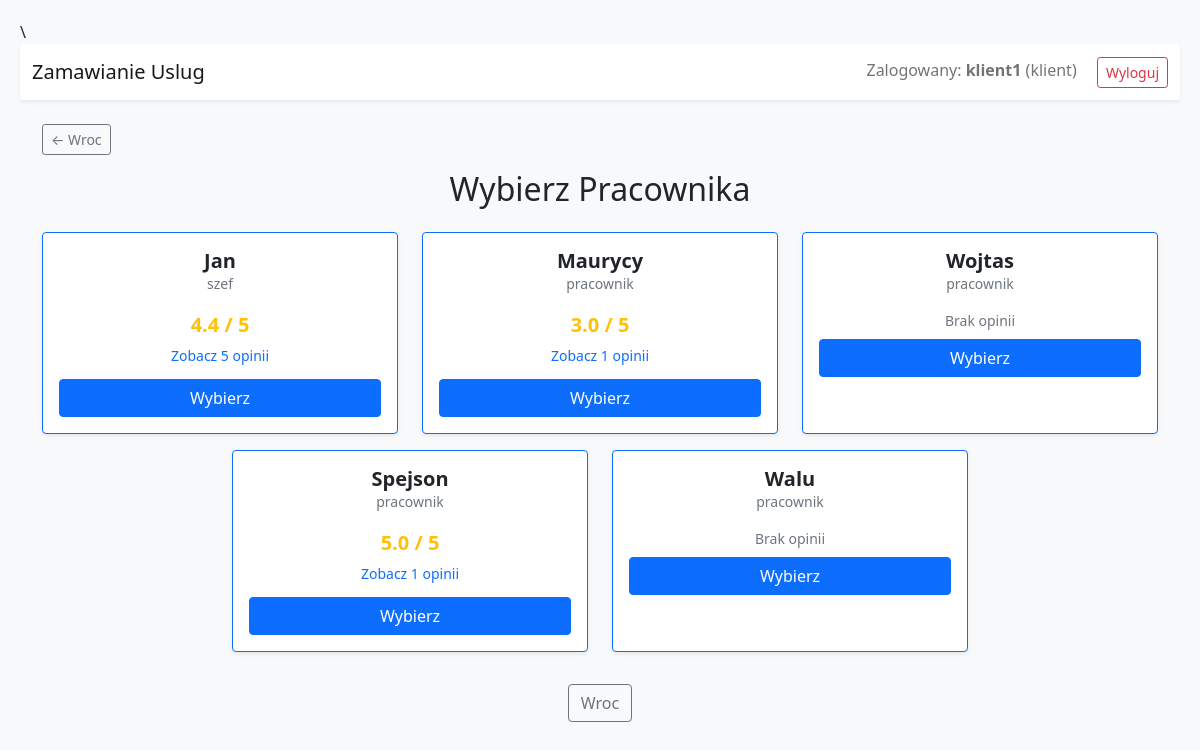
The app's page /book/employee/2025-12-15/1/1 (signed in) with its own data.
### app.py (models this page shows)
class User(UserMixin, db.Model):
    id = db.Column(db.Integer, primary_key=True)
    username = db.Column(db.String(100), unique=True, nullable=False)
    password = db.Column(db.String(100), nullable=False)
    role = db.Column(db.String(50), nullable=False)
    salon_id = db.Column(db.Integer, db.ForeignKey('salon.id'), nullable=True)
    work_days = db.Column(db.String(20), default="0,1,2,3,4")
    breaks_json = db.Column(db.String(1000), default="{}")
    reviews_received = db.relationship('Review', foreign_keys='Review.employee_id', backref='employee_reviewed', lazy=True)

### app.py (the view, shortened to what this page needs)
@app.route('/book/employee/<date>/<int:salon_id>/<int:service_id>')
@login_required
def booking_employee(date, salon_id, service_id):
    staff = User.query.filter(User.salon_id == salon_id, User.role.in_(['pracownik', 'szef'])).all()
    dt = datetime.strptime(date, "%Y-%m-%d"); wd = str(dt.weekday()); lst = []
    for m in staff:
        revs = Review.query.filter_by(employee_id=m.id).all()
        ws = WorkSchedule.query.filter_by(employee_id=m.id, date=date).first()
        wrk = False
        if ws: wrk = ws.is_working
        else: wrk = (wd in (m.work_days.split(',') if m.work_days else []))
        nxt = None
        lst.append({'user': m, 'is_working': wrk, 'next_available_date': nxt, 'rating': round(sum(r.rating for r in revs)/len(revs) if revs else 0, 1), 'reviews_count': len(revs), 'reviews_list': revs})
    return render_template('booking_employee.html', date=date, salon_id=salon_id, service_id=service_id, employees=lst)

### app.py (called while the page is built)
@login_manager.user_loader
def load_user(user_id):
    return db.session.get(User, int(user_id))

### templates/booking_employee.html (shortened to what this page needs)
{% extends 'base.html' %}
{% block content %}
<h2 class="text-center mb-4">Wybierz Pracownika</h2>
<div class="row justify-content-center">
    {% for emp in employees %}
    <div class="col-md-4 mb-3">
        <div class="card h-100 {% if not emp.is_working %}border-danger bg-light text-muted{% else %}border-primary shadow-sm{% endif %}">
            <div class="card-body text-center">
                <h5 class="card-title fw-bold mb-0">{{ emp.user.username }}</h5>
                <p class="text-muted small">{{ emp.user.role }}</p>
                <div class="mb-2">
                    {% if emp.reviews_count > 0 %}
                        <div class="text-warning fs-5 fw-bold">{{ emp.rating }} / 5</div>
                        <button type="button" class="btn btn-link btn-sm text-decoration-none" data-bs-toggle="modal" data-bs-target="#reviewsModal{{ emp.user.id }}">
                            Zobacz {{ emp.reviews_count }} opinii
                        </button>
                    {% else %}
                        <small class="text-muted">Brak opinii</small>
                    {% endif %}
                </div>
                {% if emp.is_working %}
                    <a href="/book/time/{{ date }}/{{ salon_id }}/{{ service_id }}/{{ emp.user.id }}" class="btn btn-primary w-100">Wybierz</a>
                {% else %}
                    <button class="btn btn-secondary w-100" disabled>Nie pracuje w ten dzien</button>
                    {% if emp.next_available_date %}
                        <div class="mt-2 small text-danger">Wolny od: <a href="/book/salon/{{ emp.next_available_date }}" class="fw-bold">{{ emp.next_available_date }}</a></div>
                    {% endif %}
                {% endif %}
            </div>
        </div>
    </div>
    {% endfor %}
</div>
<div class="text-center mt-3">
    <a href="/book/service/{{ date }}/{{ salon_id }}" class="btn btn-outline-secondary"> Wroc</a>
</div>
{% endblock %}

### templates/base.html (shortened to what this page needs)
\<!DOCTYPE html>
<html>
<head>
    <link href="https://cdn.jsdelivr.net/npm/bootstrap@5.1.3/dist/css/bootstrap.min.css" rel="stylesheet">
</head>
<body>
    <nav class="navbar navbar-expand-lg navbar-light bg-white shadow-sm mb-4 rounded">
        <div class="container-fluid">
            <a class="navbar-brand" href="/">Zamawianie Uslug</a>
            <div>
                {% if current_user.is_authenticated %}
                    <span class="navbar-text me-3 d-none d-md-inline">
                        Zalogowany: <b>{{ current_user.username }}</b> ({{ current_user.role }})
                    </span>
                    <a href="/logout" class="btn btn-outline-danger btn-sm">Wyloguj</a>
                {% else %}
                    <a href="/login" class="btn btn-primary btn-sm">Zaloguj</a>
                    <a href="/register" class="btn btn-secondary btn-sm">Rejestracja</a>
                {% endif %}
            </div>
        </div>
    </nav>
    <div class="container">
        {% if request.path != '/' %}
        <div class="back-btn">
            <button onclick="history.back()" class="btn btn-outline-secondary btn-sm">
                &larr; Wroc
            </button>
        </div>
        {% endif %}
        {% block content %}{% endblock %}
    </div>
</body>
</html>

### templates/base.html (style rules this page uses)
body { padding: 20px; background-color: #f8f9fa; }
.back-btn { margin-bottom: 15px; }

### records on screen
User: username "klient1", role "klient"
User: user.username "Jan", user.role "szef"
User: user.username "Maurycy", user.role "pracownik"
User: user.username "Wojtas", user.role "pracownik"
User: user.username "Spejson", user.role "pracownik"
User: user.username "Walu", user.role "pracownik"

### other values on screen
{{ emp.rating }} "4.4" "3.0" "5.0"
{{ emp.reviews_count }} "5" "1" "1"
